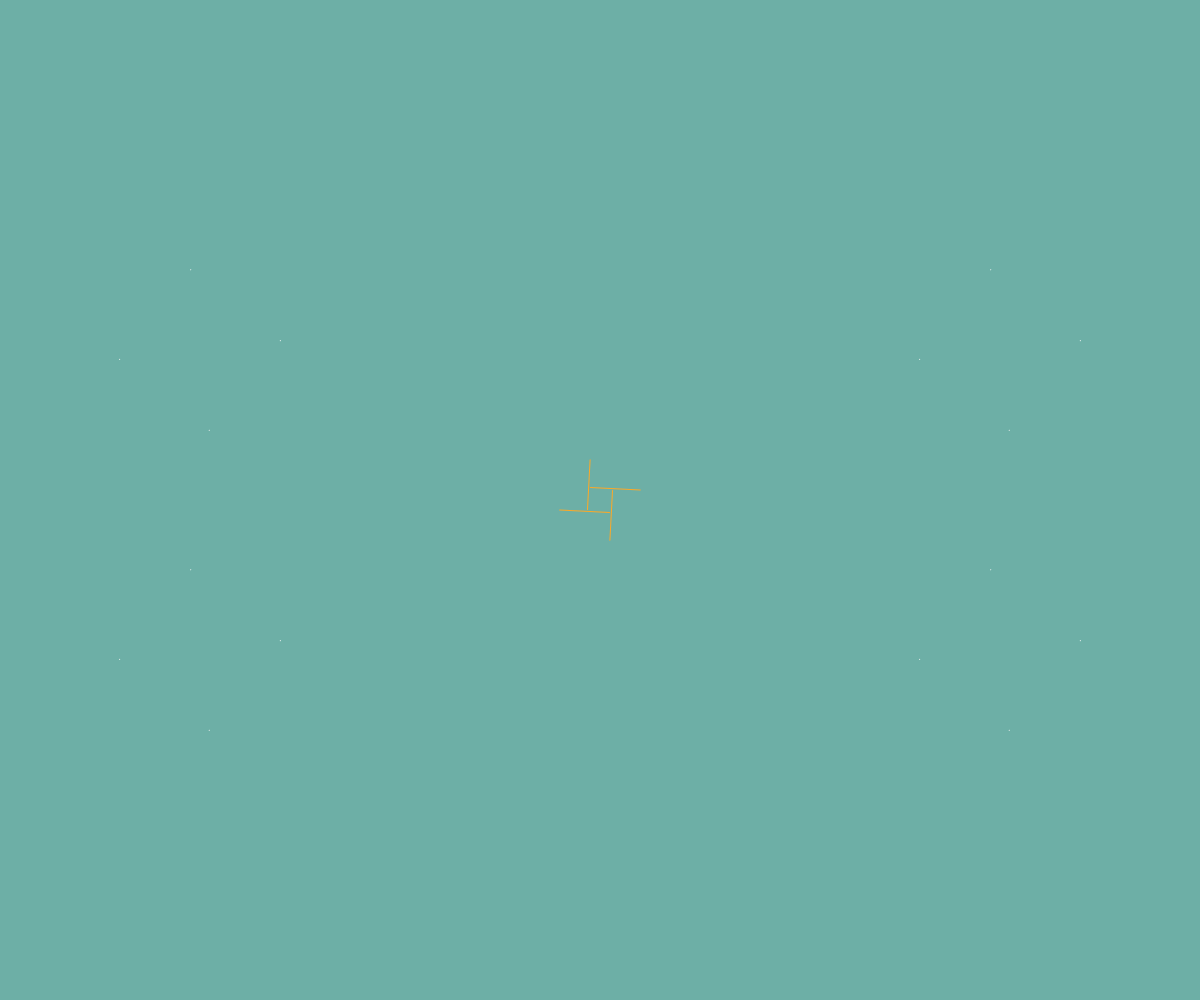
Frame 1 (no input)
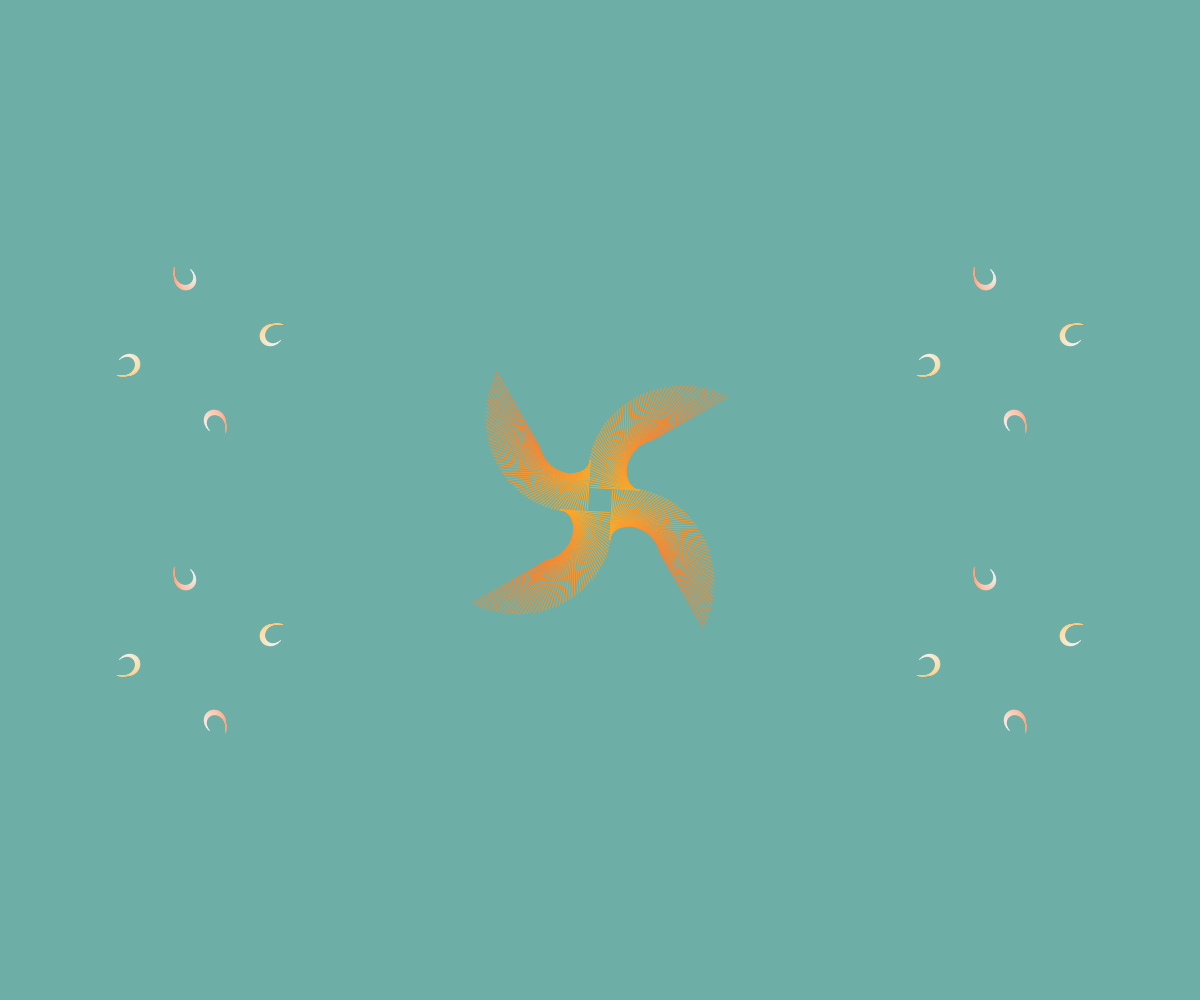
Frame 60 (no input)
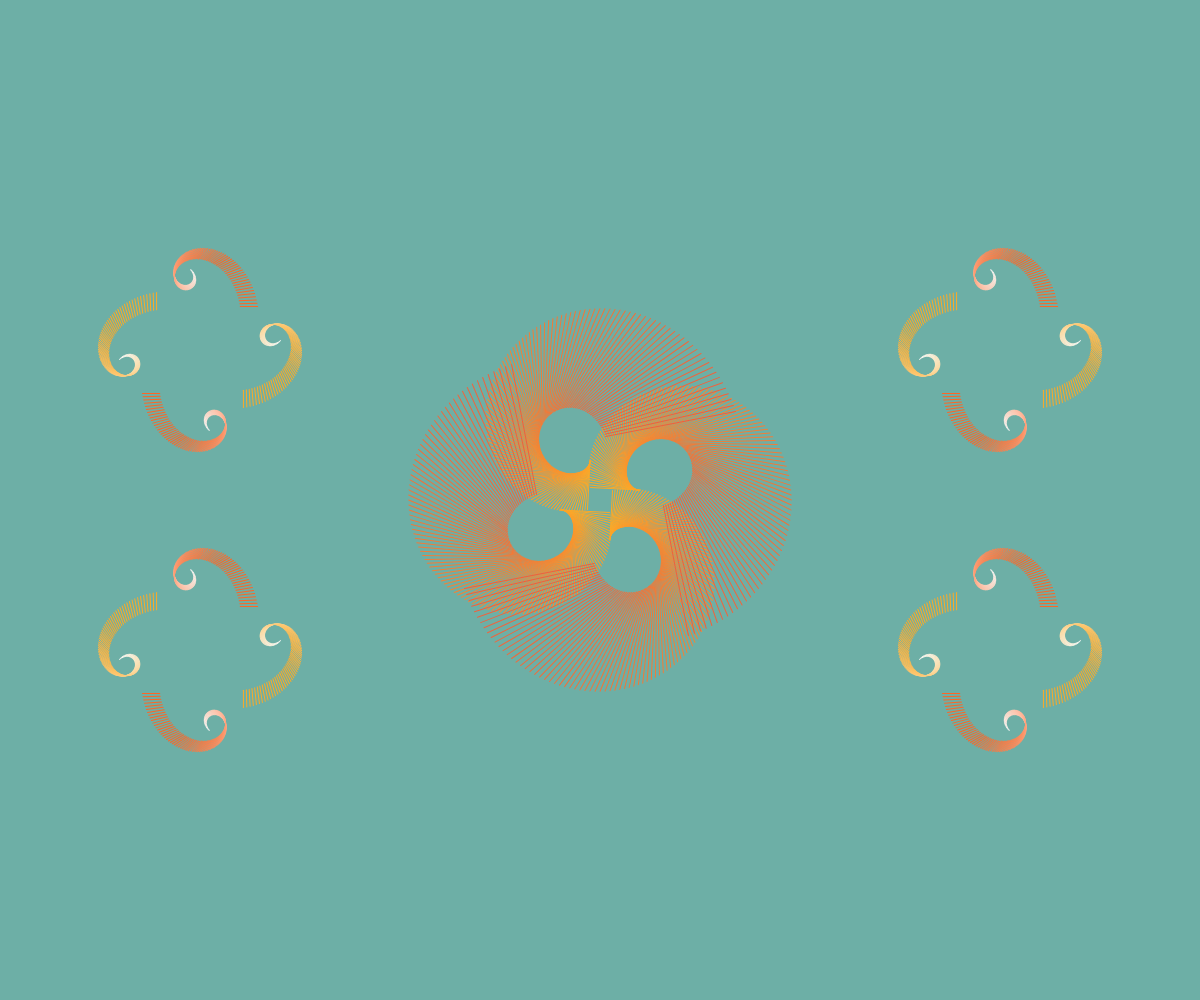
Frame 120 (the mouse pressed at the canvas centre since frame 60)

The p5.js sketch that drew these frames (run headless with seeded random() and noise() and a simulated clock; from frame 60 on, the mouse is pressed at the canvas centre):

// p5.js sketch
// ── sketch.js
function preload(){
  // put preload code here
}



function setup() {
  // put setup code here
  createCanvas(windowWidth, windowHeight);
  background(109, 175, 166);
  angleMode(DEGREES);
  frameRate(60);
}

function draw() {
  // put drawing code here



//CENTRO

push();
  stroke(lerpColor(color('#FDAA27'), color('#E23051'), frameCount/200));
  strokeWeight(1);

  translate(width/2, height/2-91);
  rotate(frameCount);
  translate(frameCount,0);
  rotate(frameCount);
  translate(-10,frameCount);

  line( sin(frameCount)*50, cos(frameCount)*50 ,sin(0)*100, cos(0)*100);
pop();

push();
  stroke(lerpColor(color('#FDAA27'), color('#E23051'), frameCount/200));
  strokeWeight(1);

  translate(width/2, height/2+91);
  rotate(180);
  rotate(frameCount);
  translate(frameCount,0);
  rotate(frameCount);
  translate(-10,frameCount);

  line( sin(frameCount)*50, cos(frameCount)*50 ,sin(0)*100, cos(0)*100);
pop();

push();
  stroke(lerpColor(color('#FDAA27'), color('#E23051'), frameCount/200));
  strokeWeight(1);

  translate(width/2-91, height/2);
  rotate(270);
  rotate(frameCount);
  translate(frameCount,0);
  rotate(frameCount);
  translate(-10,frameCount);

  line( sin(frameCount)*50, cos(frameCount)*50 ,sin(0)*100, cos(0)*100);
pop();

push();
  stroke(lerpColor(color('#FDAA27'), color('#E23051'), frameCount/200));
  strokeWeight(1);

  translate(width/2+91, height/2);
  rotate(90);
  rotate(frameCount);
  translate(frameCount,0);
  rotate(frameCount);
  translate(-10,frameCount);

  line( sin(frameCount)*50, cos(frameCount)*50 ,sin(0)*100, cos(0)*100);
pop();



//ALTO A SINISTRA
push();
  stroke(lerpColor(color('#FFFFFF'), color('#FE6525'), frameCount/100));
  strokeWeight(1);

  translate(width/2-400, height/2-150-91);
  rotate(frameCount);
  translate(frameCount,0);
  rotate(frameCount);
  translate(-10,frameCount);

  line( sin(frameCount)*10, cos(frameCount)*10 ,sin(0)*10, cos(0)*10);
pop();

push();
  stroke(lerpColor(color('#FFFFFF'), color('#FE6525'), frameCount/100));
  strokeWeight(1);

  translate(width/2-400, height/2+91-150);
  rotate(180);
  rotate(frameCount);
  translate(frameCount,0);
  rotate(frameCount);
  translate(-10,frameCount);

  line( sin(frameCount)*10, cos(frameCount)*10 ,sin(0)*10, cos(0)*10);
pop();

push();
  stroke(lerpColor(color('#FFFFFF'), color('#FDAA27'), frameCount/100));
  strokeWeight(1);

  translate(width/2-91-400, height/2-150);
  rotate(270);
  rotate(frameCount);
  translate(frameCount,0);
  rotate(frameCount);
  translate(-10,frameCount);

  line( sin(frameCount)*10, cos(frameCount)*10 ,sin(0)*10, cos(0)*10);
pop();

push();
  stroke(lerpColor(color('#FFFFFF'), color('#FDAA27'), frameCount/100));
  strokeWeight(1);

  translate(width/2+91-400, height/2-150);
  rotate(90);
  rotate(frameCount);
  translate(frameCount,0);
  rotate(frameCount);
  translate(-10,frameCount);

  line( sin(frameCount)*10, cos(frameCount)*10 ,sin(0)*10, cos(0)*10);
pop();

//Basso A sinistra
push();
  stroke(lerpColor(color('#FFFFFF'), color('#FE6525'), frameCount/100));
  strokeWeight(1);

  translate(width/2-400, height/2+150-91);
  rotate(frameCount);
  translate(frameCount,0);
  rotate(frameCount);
  translate(-10,frameCount);

  line( sin(frameCount)*10, cos(frameCount)*10 ,sin(0)*10, cos(0)*10);
pop();

push();
  stroke(lerpColor(color('#FFFFFF'), color('#FE6525'), frameCount/100));
  strokeWeight(1);

  translate(width/2-400, height/2+91+150);
  rotate(180);
  rotate(frameCount);
  translate(frameCount,0);
  rotate(frameCount);
  translate(-10,frameCount);

  line( sin(frameCount)*10, cos(frameCount)*10 ,sin(0)*10, cos(0)*10);
pop();

push();
  stroke(lerpColor(color('#FFFFFF'), color('#FDAA27'), frameCount/100));
  strokeWeight(1);

  translate(width/2-91-400, height/2+150);
  rotate(270);
  rotate(frameCount);
  translate(frameCount,0);
  rotate(frameCount);
  translate(-10,frameCount);

  line( sin(frameCount)*10, cos(frameCount)*10 ,sin(0)*10, cos(0)*10);
pop();

push();
  stroke(lerpColor(color('#FFFFFF'), color('#FDAA27'), frameCount/100));
  strokeWeight(1);

  translate(width/2+91-400, height/2+150);
  rotate(90);
  rotate(frameCount);
  translate(frameCount,0);
  rotate(frameCount);
  translate(-10,frameCount);

  line( sin(frameCount)*10, cos(frameCount)*10 ,sin(0)*10, cos(0)*10);
pop();


//basso A sinistra
push();
  stroke(lerpColor(color('#FFFFFF'), color('#FE6525'), frameCount/100));
  strokeWeight(1);

  translate(width/2+400, height/2+150-91);
  rotate(frameCount);
  translate(frameCount,0);
  rotate(frameCount);
  translate(-10,frameCount);

  line( sin(frameCount)*10, cos(frameCount)*10 ,sin(0)*10, cos(0)*10);
pop();

push();
  stroke(lerpColor(color('#FFFFFF'), color('#FE6525'), frameCount/100));
  strokeWeight(1);

  translate(width/2+400, height/2+91+150);
  rotate(180);
  rotate(frameCount);
  translate(frameCount,0);
  rotate(frameCount);
  translate(-10,frameCount);

  line( sin(frameCount)*10, cos(frameCount)*10 ,sin(0)*10, cos(0)*10);
pop();

push();
  stroke(lerpColor(color('#FFFFFF'), color('#FDAA27'), frameCount/100));
  strokeWeight(1);

  translate(width/2-91+400, height/2+150);
  rotate(270);
  rotate(frameCount);
  translate(frameCount,0);
  rotate(frameCount);
  translate(-10,frameCount);

  line( sin(frameCount)*10, cos(frameCount)*10 ,sin(0)*10, cos(0)*10);
pop();

push();
  stroke(lerpColor(color('#FFFFFF'), color('#FDAA27'), frameCount/100));
  strokeWeight(1);

  translate(width/2+91+400, height/2+150);
  rotate(90);
  rotate(frameCount);
  translate(frameCount,0);
  rotate(frameCount);
  translate(-10,frameCount);

  line( sin(frameCount)*10, cos(frameCount)*10 ,sin(0)*10, cos(0)*10);
pop();


//alto A sinistra
push();
  stroke(lerpColor(color('#FFFFFF'), color('#FE6525'), frameCount/100));
  strokeWeight(1);

  translate(width/2+400, height/2-150-91);
  rotate(frameCount);
  translate(frameCount,0);
  rotate(frameCount);
  translate(-10,frameCount);

  line( sin(frameCount)*10, cos(frameCount)*10 ,sin(0)*10, cos(0)*10);
pop();

push();
  stroke(lerpColor(color('#FFFFFF'), color('#FE6525'), frameCount/100));
  strokeWeight(1);

  translate(width/2+400, height/2+91-150);
  rotate(180);
  rotate(frameCount);
  translate(frameCount,0);
  rotate(frameCount);
  translate(-10,frameCount);

  line( sin(frameCount)*10, cos(frameCount)*10 ,sin(0)*10, cos(0)*10);
pop();

push();
  stroke(lerpColor(color('#FFFFFF'), color('#FDAA27'), frameCount/100));
  strokeWeight(1);

  translate(width/2-91+400, height/2-150);
  rotate(270);
  rotate(frameCount);
  translate(frameCount,0);
  rotate(frameCount);
  translate(-10,frameCount);

  line( sin(frameCount)*10, cos(frameCount)*10 ,sin(0)*10, cos(0)*10);
pop();

push();
  stroke(lerpColor(color('#FFFFFF'), color('#FDAA27'), frameCount/100));
  strokeWeight(1);

  translate(width/2+91+400, height/2-150);
  rotate(90);
  rotate(frameCount);
  translate(frameCount,0);
  rotate(frameCount);
  translate(-10,frameCount);

  line( sin(frameCount)*10, cos(frameCount)*10 ,sin(0)*10, cos(0)*10);
pop();

if(frameCount==142){
  noLoop();

}


}
